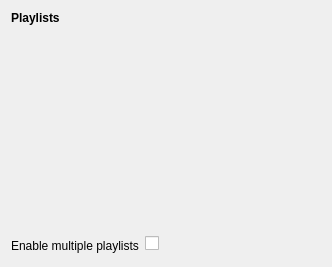
<?xml version="1.0" encoding="UTF-8"?>
<ui version="4.0">
 <class>Config</class>
 <widget class="QWidget" name="Config">
  <property name="geometry">
   <rect>
    <x>0</x>
    <y>0</y>
    <width>332</width>
    <height>267</height>
   </rect>
  </property>
  <property name="windowTitle">
   <string>Form</string>
  </property>
  <layout class="QFormLayout" name="formLayout_2">
   <property name="fieldGrowthPolicy">
    <enum>QFormLayout::ExpandingFieldsGrow</enum>
   </property>
   <item row="2" column="0">
    <widget class="QLabel" name="label_2">
     <property name="sizePolicy">
      <sizepolicy hsizetype="Expanding" vsizetype="Preferred">
       <horstretch>0</horstretch>
       <verstretch>0</verstretch>
      </sizepolicy>
     </property>
     <property name="text">
      <string>Enable multiple playlists</string>
     </property>
    </widget>
   </item>
   <item row="2" column="1">
    <layout class="QFormLayout" name="formLayout">
     <item row="0" column="0">
      <widget class="QCheckBox" name="multiplePlaylistsCheckBox">
       <property name="sizePolicy">
        <sizepolicy hsizetype="Minimum" vsizetype="Fixed">
         <horstretch>0</horstretch>
         <verstretch>0</verstretch>
        </sizepolicy>
       </property>
       <property name="text">
        <string/>
       </property>
      </widget>
     </item>
     <item row="0" column="1">
      <spacer name="horizontalSpacer">
       <property name="orientation">
        <enum>Qt::Horizontal</enum>
       </property>
       <property name="sizeHint" stdset="0">
        <size>
         <width>40</width>
         <height>20</height>
        </size>
       </property>
      </spacer>
     </item>
    </layout>
   </item>
   <item row="0" column="0" colspan="2">
    <widget class="QLabel" name="label">
     <property name="font">
      <font>
       <weight>75</weight>
       <bold>true</bold>
      </font>
     </property>
     <property name="text">
      <string>Playlists</string>
     </property>
    </widget>
   </item>
   <item row="1" column="0">
    <spacer name="verticalSpacer">
     <property name="orientation">
      <enum>Qt::Vertical</enum>
     </property>
     <property name="sizeHint" stdset="0">
      <size>
       <width>20</width>
       <height>10</height>
      </size>
     </property>
    </spacer>
   </item>
  </layout>
 </widget>
 <resources/>
 <connections/>
</ui>
